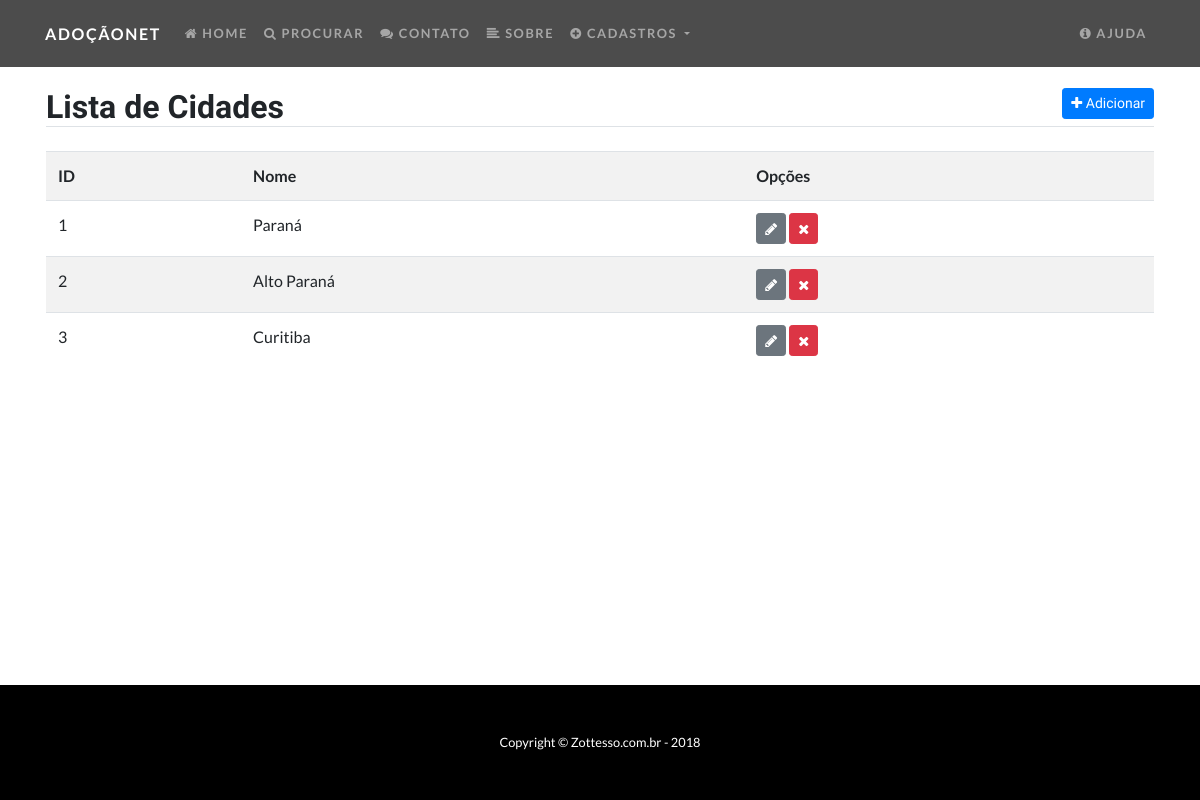
Before: /listar/cidades/ with the older database file.
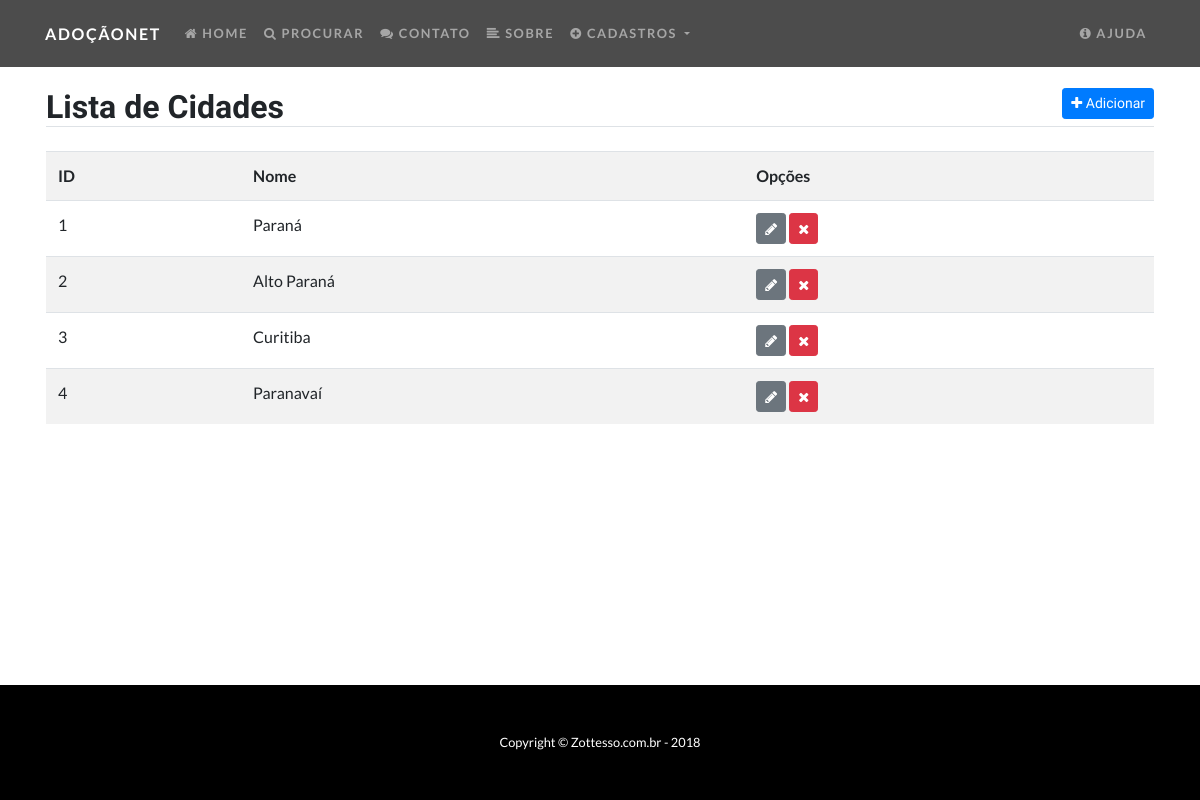
After: the same page with the newer database file.
### animais/models.py (models this page shows, shortened)
class Cidade(models.Model):
    nome = models.CharField(max_length=50)
    estado = models.CharField(max_length=2, help_text='Informe apenas a sigla')

### animais/views.py (the view)
# urls.py: path('listar/cidades/', CidadeList.as_view(), name="listar-cidades"),
class CidadeList(ListView):
    model = Cidade
    template_name = 'cidade_list.html'

### animais/templates/cidade_list.html (shortened to what this page needs)
{% extends 'modelo.html' %}
{% block conteudo %}
<div class="container">
  <div class="row mt-5">
    <div class="col-sm p-3 mt-4">
      <h2 class="border-bottom">
        Lista de Cidades
        <a href="{% url 'inserir-cidade' %}" class="float-right btn btn-primary btn-sm">
          <i class="fa fa-plus" aria-hidden="true"></i>
          Adicionar
        </a>
      </h2>
      <table class="table table-striped mt-4">
        <tr>
          <th>ID</th>
          <th>Nome</th>
          <th>Opções</th>
        </tr>
        {% for cidade in object_list %}
          <tr>
            <td>{{cidade.id}}</td>
            <td>{{cidade.nome}}</td>
            <td>
              <a href="{% url 'editar-cidade' cidade.id %}" class="btn btn-secondary btn-sm">
                <i class="fa fa-pencil" aria-hidden="true"></i>
              </a>
              <a href="{% url 'excluir-cidade' cidade.id %}" class="btn btn-danger btn-sm">
                <i class="fa fa-times" aria-hidden="true"></i>
              </a>
            </td>
          </tr>
        {% empty %}
            <tr>
              <td colspan="3">Nenhuma cidade cadastrada!</td>
            </tr>
        {% endfor %}
      </table>
    </div>
  </div>
</div>
{% endblock %}

Changed rows visible on the page:
added Cidade: id "4", nome "Paranavaí"
